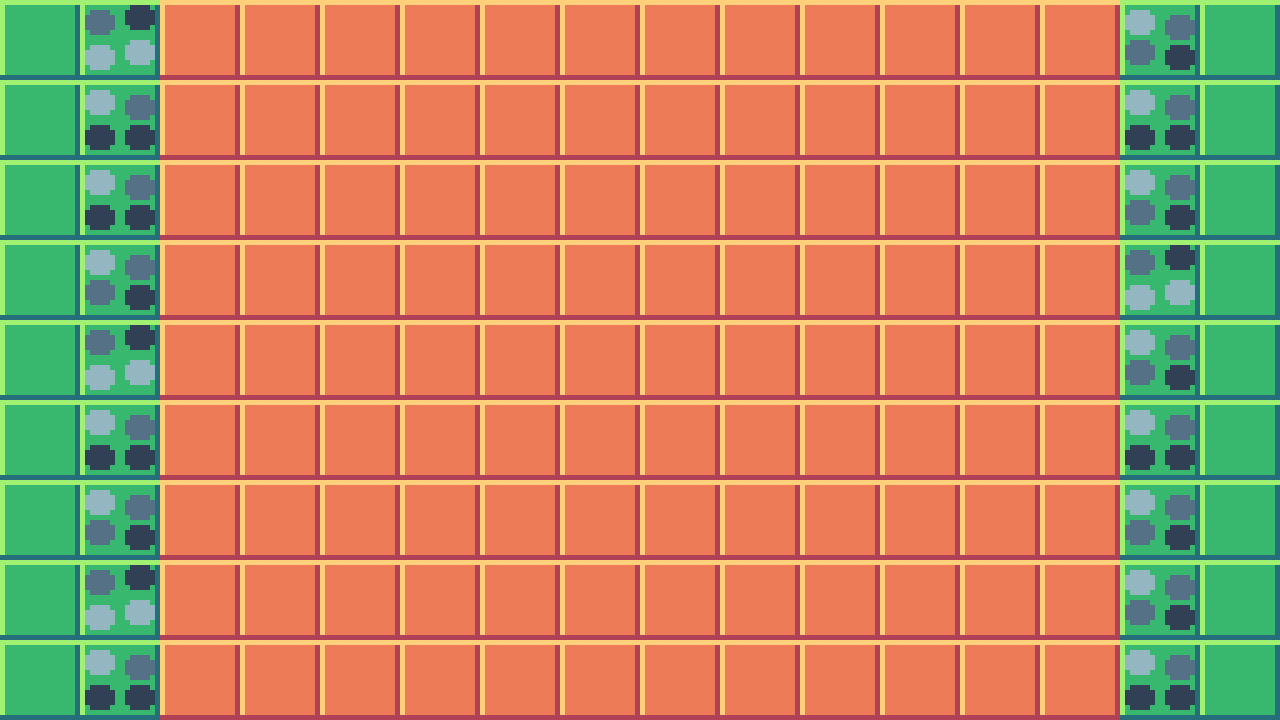

A level layout from a 2D game, rendered from its tile map. Below: a short description, then the map file with its tile-grid data intact:
An orthogonal 16x9 tile map with 80x80 px tiles, 1 tile layer (Calque de Tile 1).

<map version="1.2" tiledversion="1.2.0" orientation="orthogonal" renderorder="right-down" width="16" height="9" tilewidth="80" tileheight="80" infinite="0" nextlayerid="2" nextobjectid="1">
 <tileset firstgid="1" source="Fond.tsx" />
 <layer id="1" name="Calque de Tile 1" width="16" height="9">
  <data encoding="csv">
5,11,4,4,4,4,4,4,4,4,4,4,4,4,10,5,
5,12,4,4,4,4,4,4,4,4,4,4,4,4,12,5,
5,12,4,4,4,4,4,4,4,4,4,4,4,4,10,5,
5,10,4,4,4,4,4,4,4,4,4,4,4,4,11,5,
5,11,4,4,4,4,4,4,4,4,4,4,4,4,10,5,
5,12,4,4,4,4,4,4,4,4,4,4,4,4,12,5,
5,10,4,4,4,4,4,4,4,4,4,4,4,4,10,5,
5,11,4,4,4,4,4,4,4,4,4,4,4,4,10,5,
5,12,4,4,4,4,4,4,4,4,4,4,4,4,12,5
</data>
 </layer>
</map>